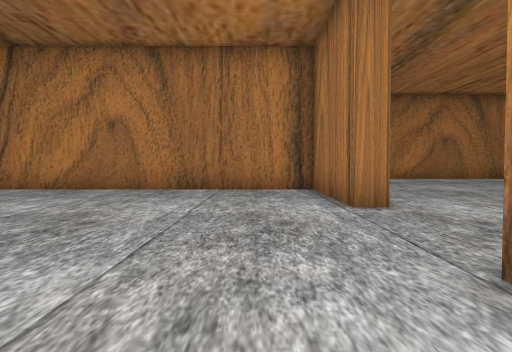
[1] (above)

20 first-person views from a walk through a scene from a Unity 3-D project. The camera is 1.2 m above the floor, tilts 2° down and sees 70° across. The floor is counted in squares, 2 m on a side. Each view is taken from the middle of a square. On the plan, view 1 faces up. The plan holds only what a view shows up to about 10 squares ahead; the rest is blank. The player character is not drawn.

[2]
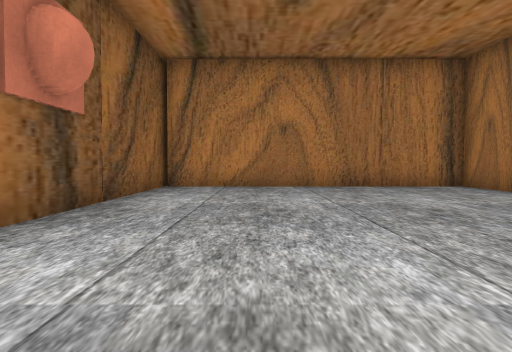

[3]
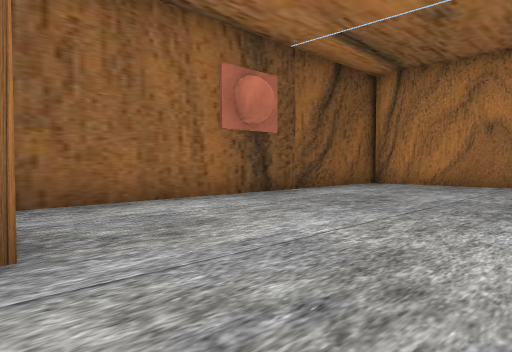

[4]
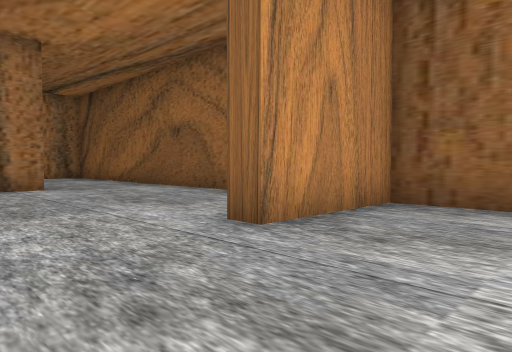

[5]
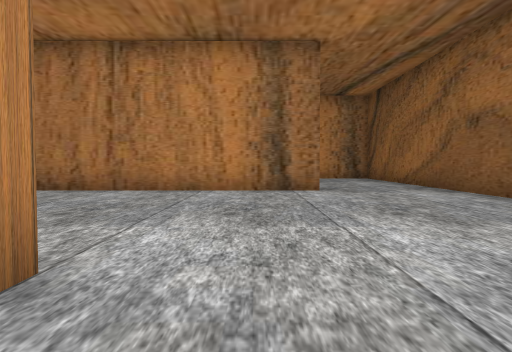

[6]
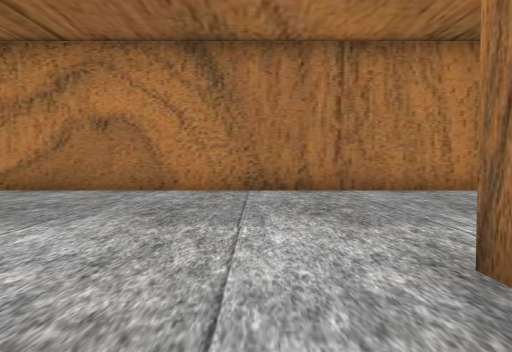

[7]
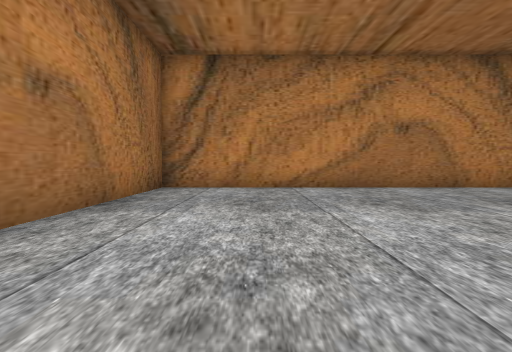

[8]
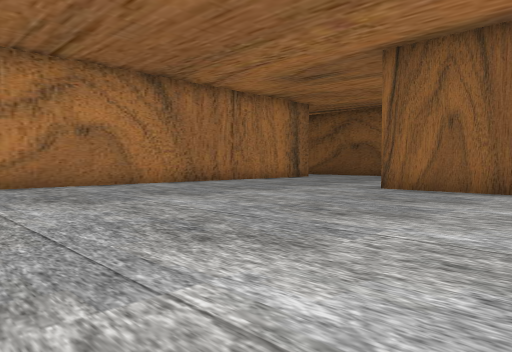

[9]
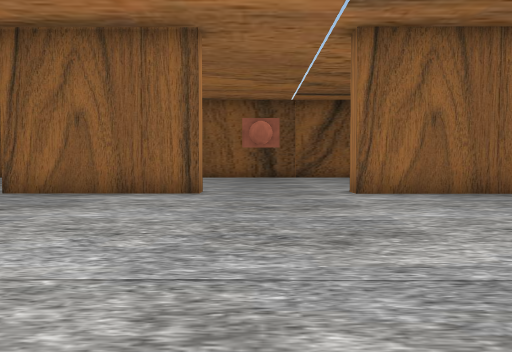

[10]
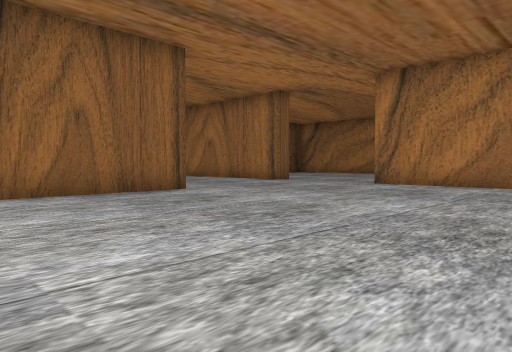

[11]
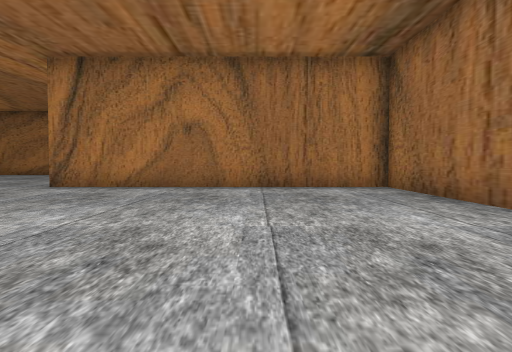

[12]
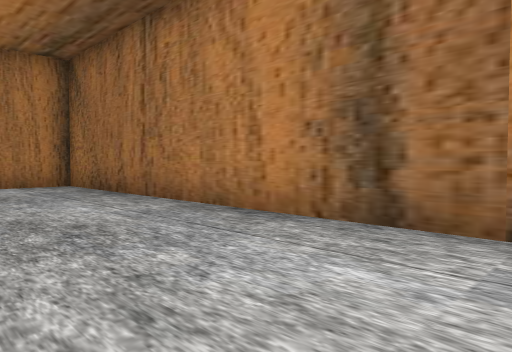

[13]
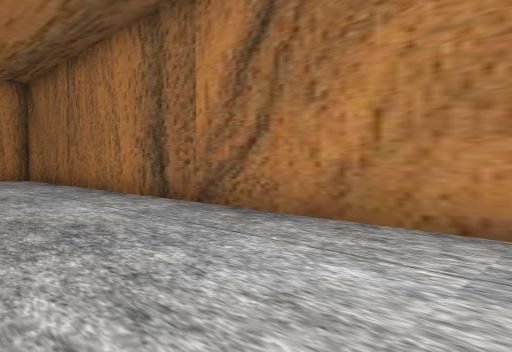

[14]
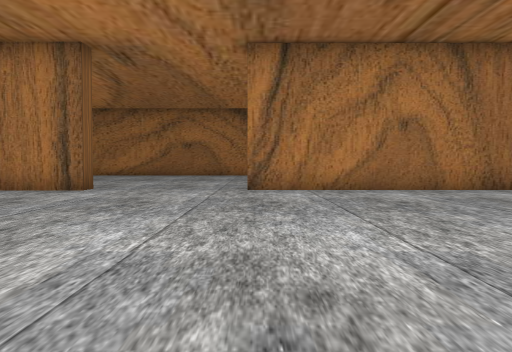

[15]
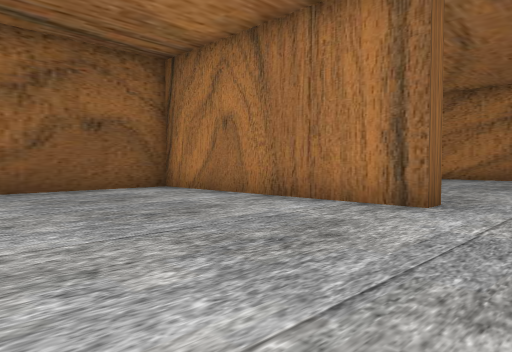

[16]
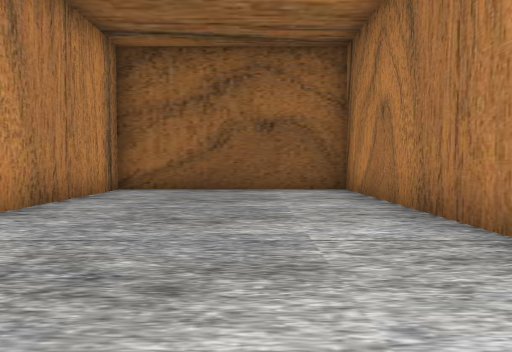

[17]
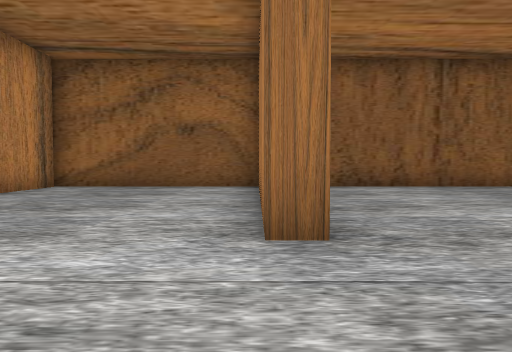

[18]
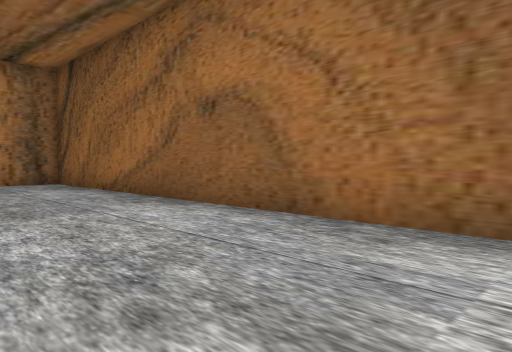

[19]
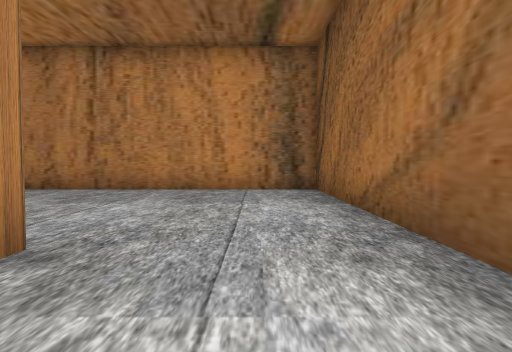

[20]
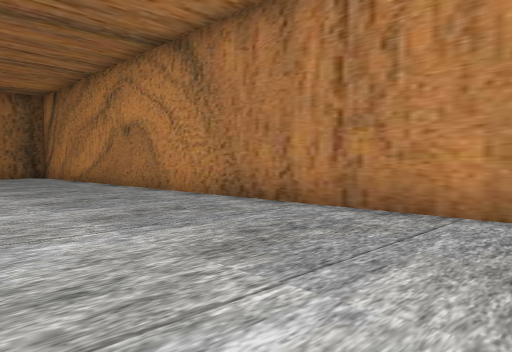

### Floor plan
Ten units are one square. View 1 is at (0, 0); x grows to the right and y downward. Boxes are objects, and circles mark ways between rooms. Rooms are numbered by the first view taken in them; rooms with no view inside come last. Other rooms are left out.
<svg viewBox="-69 -151 197 300">
<path fill="none" stroke="#000" d="M12 -19 18 -19M18 -50 13 -50 13 -84 -63 -84M-64 -79 -64 15 -35 15M18 -19 18 21M-35 15 -35 20M123 -5 123 -141 38 -141M18 -89 18 -50M-35 80 123 80 123 22M-64 35 -64 144 58 144M-64 -89 -24 -89M2 -146 2 -141 -64 -141 -64 -79"/>
<circle cx="-20" cy="17" r="3" fill="#2a7"/>
<circle cx="20" cy="-30" r="3" fill="#2a7"/>
<text x="-30" y="-30">1</text>
<text x="40" y="10">2</text>
</svg>
Room 1 opens to room 2.

Where each view was taken, in squares from view 1:
view 1: 0 up, 0 right, facing up
view 2: 1 down, 4 left, facing up
view 3: 2 down, 1 left, facing up-left
view 4: 1 up, 1 left, facing down-left
view 5: 0 up, 2 left, facing down
view 6: 0 up, 3 right, facing down
view 7: 1 up, 10 right, facing down
view 8: 2 up, 10 right, facing down-left
view 9: 3 up, 9 right, facing left
view 10: 4 up, 9 right, facing up-left
view 11: 5 up, 9 right, facing up
view 12: 4 up, 9 right, facing up-right
view 13: 0 up, 9 right, facing up-right
view 14: 6 up, 4 right, facing up
view 15: 9 up, 2 right, facing up-left
view 16: 12 up, 2 right, facing left
view 17: 14 up, 3 right, facing left
view 18: 3 down, 3 left, facing down-left
view 19: 6 down, 5 left, facing down
view 20: 10 down, 4 left, facing down-right
